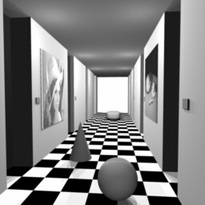
#> input picture Assignment 2/Notebook/corridorl.jpg, 205 x 205 px, shrunk from 256 x 256 before the run
$ jupyter execute Assignment2_G2002341D.ipynb   (older library calls are emulated)
#> lines starting #> are read from the running program, lines starting #| are printed output that depends on the picture
# Assignment 2

[cell 1]
import cv2 as cv
import numpy as np
import PIL.Image as Image
from IPython.display import clear_output, Markdown

corridor = [cv.imread('corridorl.jpg', cv.IMREAD_GRAYSCALE), cv.imread('corridorr.jpg', cv.IMREAD_GRAYSCALE)]
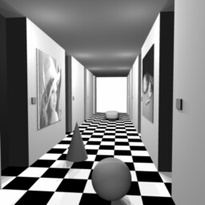
#> input picture Assignment 2/Notebook/corridorr.jpg, 205 x 205 px, shrunk from 256 x 256 before the run
triclopsi2 = [cv.imread('triclopsi2l.jpg', cv.IMREAD_GRAYSCALE), cv.imread('triclopsi2r.jpg', cv.IMREAD_GRAYSCALE)]
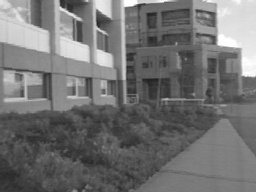
#> input picture Assignment 2/Notebook/triclopsi2l.jpg, 256 x 192 px, shrunk from 320 x 240 before the run
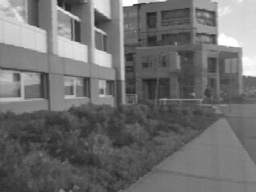
#> input picture Assignment 2/Notebook/triclopsi2r.jpg, 256 x 192 px, shrunk from 320 x 240 before the run

[cell 2]
def computeDisparity(l, r, numDisparities, blockSize):
  N = int((blockSize / 2))
  lPadded = np.pad(l, N).astype(np.int)
  rPadded = np.pad(r, N).astype(np.int)
  lOut = np.zeros(l.shape, np.uint8)
  rOut = np.zeros(r.shape, np.uint8)
  lCrpd = np.zeros(l.shape, np.uint8)
  for y in range(l.shape[0]):
    if y % 10 == 0:
      clear_output(True)
      print('Progress: %d%%' % int(y/l.shape[0] * 100))

    for lx in range(numDisparities, l.shape[1]):
      # Extract block from left image
      lBlock = np.array(lPadded[y:y+blockSize,lx:lx+blockSize])

      # Extract blocks from right image for image correlation
      # Assume no negative disparity and only search within range left of left image pixel specified by numDisparities(maximum disparity)
      rBlocks = np.array([rPadded[np.arange(y,y+blockSize), rx:rx+blockSize] for rx in range(lx-numDisparities, lx+1)])

      # Batch apply sum of squared differences for all right image pixels with left image pixel
      similarity = np.array(np.sum((rBlocks-lBlock)**2, (1,2)))

      # Compute disparity and matching right pixel coordinate
      similarity = np.flip(similarity)
      disparity = similarity.argmin()
      #disparity = numDisparities - similarity.argmin()
      rx = lx - disparity

      # Normalize disparity to 8-bit range
      nDisparity = np.uint8(disparity / numDisparities * 255)

      lOut[y, lx] = nDisparity
      rOut[y, rx] = nDisparity
      lCrpd[y, lx] = rx

  clear_output(True)
  print('Progress: 100%')
  return [lOut, rOut], lCrpd

def computeDisparityRight(l, r, numDisparities, blockSize):
  N = int((blockSize / 2))
  lPadded = np.pad(l, N).astype(np.int)
  rPadded = np.pad(r, N).astype(np.int)
  lOut = np.zeros(l.shape, np.uint8)
  rOut = np.zeros(r.shape, np.uint8)
  rCrpd = np.zeros(r.shape, np.uint8)
  for y in range(l.shape[0]):
    if y % 10 == 0:
      clear_output(True)
      print('Progress: %d%%' % int(y/r.shape[0] * 100))

    for rx in range(0, r.shape[1] - numDisparities):
      # Extract block from right image
      rBlock = np.array(rPadded[y:y+blockSize,rx:rx+blockSize])

      # Extract blocks from left image for image correlation
      # Assume no negative disparity and only search within range right of right image pixel specified by numDisparities(maximum disparity)
      lBlocks = np.array([lPadded[np.arange(y,y+blockSize), lx:lx+blockSize] for lx in range(rx, rx+numDisparities+1)])

      # Batch apply sum of squared differences for all left image pixels with right image pixel
      similarity = np.array(np.sum((lBlocks-rBlock)**2, (1,2)))

      # Compute disparity and matching right pixel coordinate
      disparity = similarity.argmin()
      lx = rx + disparity

      # Normalize disparity to 8-bit range
      nDisparity = np.uint8(disparity / numDisparities * 255)

      lOut[y, lx] = nDisparity
      rOut[y, rx] = nDisparity
      rCrpd[y, rx] = lx

  clear_output(True)
  print('Progress: 100%')
  return [lOut, rOut], rCrpd

def occlusion_check(lcrpd, rcrpd, dp, numDisparities):
  tmp_dp = dp.astype(np.uint16)
  # If right corresponding pixel in left disparity map does not match left corresponding pixel in right disparity map, invalidate computed disparity
  for y, lrow in enumerate(lcrpd):
    for lx in range(numDisparities, len(lrow)):
      if rcrpd[y, lrow[lx]] != lx:
        tmp_dp[y, lx] = 256

  # For all invalidated disparities, replace with the smallest neighbouring disparity i.e. disparity of background
  for y, lrow in enumerate(tmp_dp):
    for lx in range(numDisparities, len(lrow)):
      if lrow[lx] == 256:
        valid_dp = np.array([256, 256], np.int16)

        idx = lx-1
        while valid_dp[0] == 256 and idx >= 0:
          if lrow[idx] != 256:
            valid_dp[0] = lrow[idx]
          idx -= 1

        idx = lx+1
        while valid_dp[1] == 256 and idx < len(lrow):
          if lrow[idx] != 256:
            valid_dp[1] = lrow[idx]
          idx += 1

        lrow[lx] = valid_dp.min()

  return tmp_dp.astype(np.uint8)

## Corridor

[cell 3]
numDisparities = 10
blockSize = 3

corridor_PIL = [Image.fromarray(dp) for dp in corridor]
#> corridor_PIL = 2 items
display(Markdown('### Left View'))
display(corridor_PIL[0])
display(Markdown('### Right View'))
display(corridor_PIL[1])

[cell 4]
corridor_dp_l, corridor_lcrpd = computeDisparity(corridor[0], corridor[1], numDisparities, blockSize)
#> in computeDisparity, l is the input picture: shape (205, 205); min 0, max 255, mean 127.8
#> in computeDisparity, r is the input picture: shape (205, 205); min 0, max 255, mean 128
#> corridor_dp_l = 2 items
corridor_PIL = [Image.fromarray(dp) for dp in corridor_dp_l]
display(Markdown('### Left Disparity Map'))
display(corridor_PIL[0])
display(Markdown('### Right Correspondence'))
display(corridor_PIL[1])

[cell 5]
corridor_dp_r, corridor_rcrpd = computeDisparityRight(corridor[0], corridor[1], numDisparities, blockSize)
#> after the loop in computeDisparityRight, `for y in range(l.shape[0]):`:
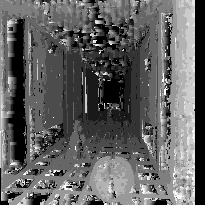
#> rOut: shape (205, 205); min 0, max 255, mean 96.8
#> corridor_dp_r = 2 items
corridor_PIL = [Image.fromarray(dp) for dp in corridor_dp_r]
display(Markdown('### Left Correspondence'))
display(corridor_PIL[0])
display(Markdown('### Right Disparity Map'))
display(corridor_PIL[1])

[cell 6]
corridor_dp = [corridor_dp_l[0], corridor_dp_r[1]]
corridor_PIL = [Image.fromarray(dp) for dp in corridor_dp]
display(Markdown('### Left Disparity Map'))
display(corridor_PIL[0])
display(Markdown('### Right Disparity Map'))
display(corridor_PIL[1])

[cell 7]
occlude_dp = occlusion_check(corridor_lcrpd, corridor_rcrpd, corridor_dp[0], numDisparities)
#> after the loop in occlusion_check, `for y, lrow in enumerate(lcrpd):`:
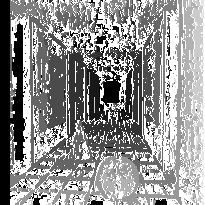
#> tmp_dp: shape (205, 205) uint16; min 0, max 256, mean 145; drawn with min black and max white
occlude_dp_filtered = cv.medianBlur(occlude_dp, 3)
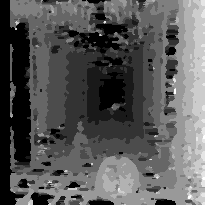
#> occlude_dp_filtered: shape (205, 205); min 0, max 255, mean 87.6

display(Markdown('### Original Disparity Map'))
display(Image.fromarray(corridor_dp[0]))
display(Markdown('### Occlusion Filling'))
display(Image.fromarray(occlude_dp))
display(Markdown('### Occlusion Filling + Median Filtering'))
display(Image.fromarray(occlude_dp_filtered))

## Triclopsi2

[cell 8]
numDisparities = 10
blockSize = 16

triclopsi2_PIL = [Image.fromarray(dp) for dp in triclopsi2]
#> triclopsi2_PIL = 2 items
display(Markdown('### Left View'))
display(triclopsi2_PIL[0])
display(Markdown('### Right View'))
display(triclopsi2_PIL[1])

[cell 9]
triclopsi2_dp_l, triclopsi2_lcrpd = computeDisparity(triclopsi2[0], triclopsi2[1], numDisparities, blockSize)
#> in computeDisparity, l is the input picture: shape (192, 256); min 31, max 255, mean 114
#> in computeDisparity, r is the input picture: shape (192, 256); min 34, max 255, mean 110.9
#> triclopsi2_dp_l = 2 items
triclopsi2_PIL = [Image.fromarray(dp) for dp in triclopsi2_dp_l]
display(Markdown('### Left Disparity Map'))
display(triclopsi2_PIL[0])
display(Markdown('### Right Correspondence'))
display(triclopsi2_PIL[1])

[cell 10]
triclopsi2_dp_r, triclopsi2_rcrpd = computeDisparityRight(triclopsi2[0], triclopsi2[1], numDisparities, blockSize)
#> call 2 of computeDisparityRight, with numDisparities = 10, blockSize = 16
#> after the loop in computeDisparityRight (call 2), `for y in range(l.shape[0]):`:
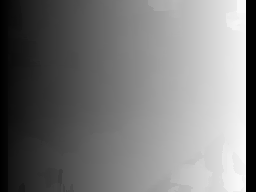
#> rCrpd: shape (192, 256); min 0, max 248, mean 120.9
#> after the loop in computeDisparityRight (call 2), `for y in range(l.shape[0]):`:
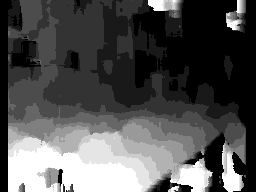
#> rOut: shape (192, 256); min 0, max 255, mean 81.9
#> triclopsi2_dp_r = 2 items
triclopsi2_PIL = [Image.fromarray(dp) for dp in triclopsi2_dp_r]
display(Markdown('### Left Correspondence'))
display(triclopsi2_PIL[0])
display(Markdown('### Right Disparity Map'))
display(triclopsi2_PIL[1])

[cell 11]
triclopsi2_dp = [triclopsi2_dp_l[0], triclopsi2_dp_r[1]]
triclopsi2_PIL = [Image.fromarray(dp) for dp in triclopsi2_dp]
display(Markdown('### Left Disparity Map'))
display(triclopsi2_PIL[0])
display(Markdown('### Right Disparity Map'))
display(triclopsi2_PIL[1])

[cell 12]
occlude_dp = occlusion_check(triclopsi2_lcrpd, triclopsi2_rcrpd, triclopsi2_dp[0], numDisparities)
#> call 2 of occlusion_check, with numDisparities = 10
#> after the loop in occlusion_check (call 2), `for y, lrow in enumerate(lcrpd):`:
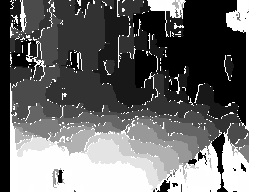
#> tmp_dp: shape (192, 256) uint16; min 0, max 256, mean 108.7; drawn with min black and max white
#> in occlusion_check (call 2), `return tmp_dp.astype(np.uint8)`:
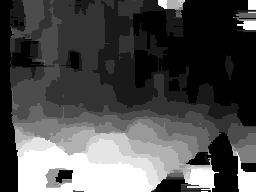
#> returned value: shape (192, 256); min 0, max 255, mean 78.1
occlude_dp_filtered = cv.medianBlur(occlude_dp, 3)
#> occlude_dp_filtered: shape (192, 256)

display(Markdown('### Original Disparity Map'))
display(Image.fromarray(triclopsi2_dp[0]))
display(Markdown('### Occlusion Filling'))
display(Image.fromarray(occlude_dp))
display(Markdown('### Occlusion Filling + Median Filtering'))
display(Image.fromarray(occlude_dp_filtered))
